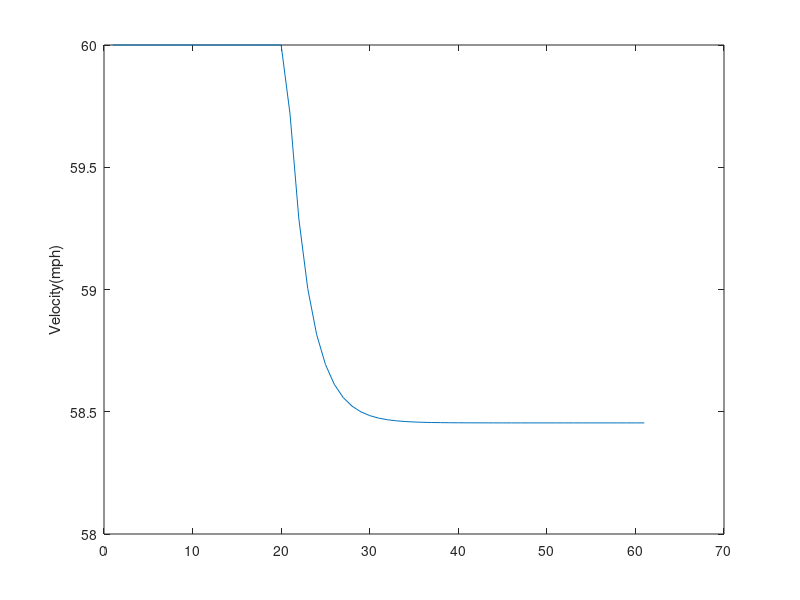

Here is the MATLAB script that generated this plot:
%% Controller Model Code

Wv = 3100;
Cd = 0.3;
Af = 18;
rho = 0.0024;
Ka = 10;
Kp = 10;
Ki = 50;
rw = 1;
g = 32.17;
theta = 0.05;
Vc = 88;
Kd = rho*Cd*Af*Vc;
gA = 4;
M = Wv/g;

%% Matlab Code 

% PI controller
num = [g 0];
den = [1 Kd/M+gA*Ka*Kp/(M*rw) Ka*Ki*gA/(M*rw)];
cruise_speed = tf(num,den);
T = 0:0.1:6;
a=zeros(1,20);
b=0.2*ones(1,41);
U=[a b];
% opt = stepDataOptions('InputOffset',60);
% step(-cruise_speed,opt,10)
sys=lsim(-cruise_speed, U, T)+60;
plot(sys)
ylabel('Velocity(mph)')
axis([0 60 59 61])


%% Using P Controller

% P controller only
ki=0;
den2 = [1 Kd/M+gA*Ka*Kp/(M*rw) Ka*ki*gA/(M*rw)];
cruise_speed2 = tf(num,den2);
sys2=lsim(-cruise_speed2, U, T)+60;
plot(sys2)
ylabel('Velocity(mph)')